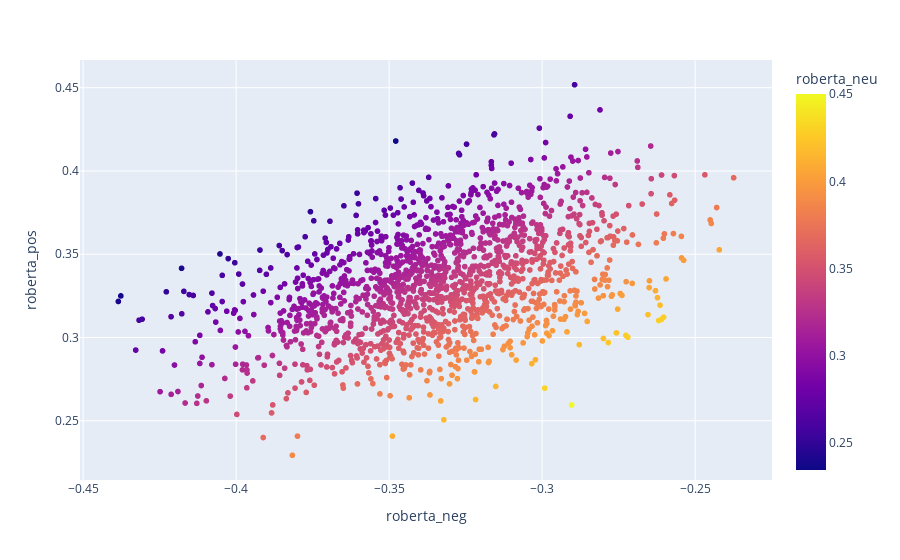

Write notebook code for a chart like this one.
### Code cell
import plotly.express as px
import pandas as pd


fig = px.scatter(comments_df, x='roberta_neg', y='roberta_pos', color='roberta_neu'
                )
# fig.update_traces(hovertemplate='%{customdata[0]}')

fig.show()

### Figure 1 — Plotly figure (JSON) as saved in the notebook; plotly's stock layout.template omitted (floating-point values rounded to 4 significant figures; data arrays with more than 128 entries replaced by an {"elided": "..."} marker saying what was removed)
{"data": [{"hovertemplate": "roberta_neg=%{x}<br>roberta_pos=%{y}<br>roberta_neu=%{marker.color}<extra></extra>", "legendgroup": "", "marker": {"color": {"elided": "1574 float values"}, "coloraxis": "coloraxis", "symbol": "circle"}, "mode": "markers", "name": "", "showlegend": false, "type": "scattergl", "x": {"elided": "1574 float values"}, "xaxis": "x", "y": {"elided": "1574 float values"}, "yaxis": "y"}], "layout": {"coloraxis": {"colorbar": {"title": {"text": "roberta_neu"}}, "colorscale": [[0, "#0d0887"], [0.1111, "#46039f"], [0.2222, "#7201a8"], [0.3333, "#9c179e"], [0.4444, "#bd3786"], [0.5556, "#d8576b"], [0.6667, "#ed7953"], [0.7778, "#fb9f3a"], [0.8889, "#fdca26"], [1, "#f0f921"]]}, "legend": {"tracegroupgap": 0}, "margin": {"t": 60}, "xaxis": {"anchor": "y", "domain": [0, 1], "title": {"text": "roberta_neg"}}, "yaxis": {"anchor": "x", "domain": [0, 1], "title": {"text": "roberta_pos"}}}}
